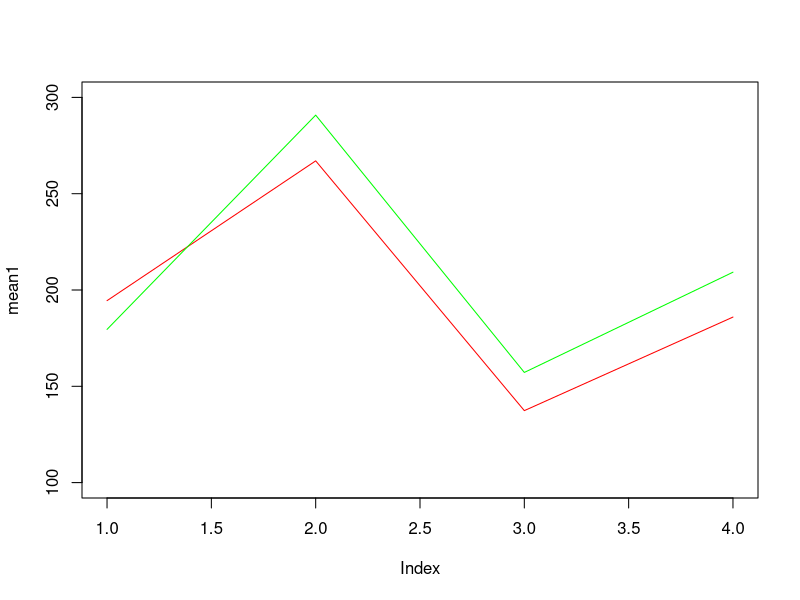

This chart was generated by the following R code: (Note: a time limit stopped this script after it produced the figure.)
data = read.csv("T5_5_FBEETLES.DAT", header=F, sep="")
colnames(data) = list("Number", "group", "y1", "y2", "y3", "y4")

cols = c("y1", "y2", "y3", "y4")
p = length(cols)
data1 = subset(data, group==1)[,cols]
data2 = subset(data, group==2)[,cols]
n1 = nrow(data1)
n2 = nrow(data2)
mean1 = colMeans(data1)
mean2 = colMeans(data2)
var1 = var(data1)
var2 = var(data2)
varpool = (var1 * (n1 - 1) + var2 * (n2 - 1)) / (n1 + n2 - 2)

# parallelism
data1_d = data1[, 2:p] - data1[, 1:p-1]
data2_d = data2[, 2:p] - data2[, 1:p-1]
p_d = p - 1
mean1_d = colMeans(data1_d)
mean2_d = colMeans(data2_d)
var1_d = var(data1_d)
var2_d = var(data2_d)
varpool_d = (var1_d * (n1 - 1) + var2_d * (n2 - 1)) / (n1 + n2 - 2)
t2_d = n1 * n2 / (n1 + n2) * (mean1_d - mean2_d) %*% solve(varpool_d) %*% (mean1_d - mean2_d)
f_d = (n1 + n2 - p_d - 1) / p_d / (n1 + n2 - 2) * t2_d
fcrit_d = qf(0.95, p_d, n1 + n2 - p_d - 1)
t2_d
f_d
fcrit_d
if (f_d < fcrit_d) {
    print("Cannot Rejcet Parallelism")
} else
    print("Rejcet Parallelism")

# same level
sum1 = sum(mean1)
sum2 = sum(mean2)
sumpool = sum(varpool)
t_sum = abs(sum1 - sum2) / sqrt(sumpool * (1 / n1 + 1 / n2))
fcrit_sum = qt(1 - 0.05 / 2, n1 + n2 - 2)
if (t_sum < fcrit_sum) {
    print("Cannot Rejcet Same level effect")
} else
    print("Rejcet Same level effect")

# equal response
mean_eq = (mean1 * n1 + mean2 * n2) / (n1 + n2)
mean_eq = tail(mean_eq, p - 1) - head(mean_eq, p - 1)
t2_eq = (n1 + n2) * mean_eq %*% solve(varpool_d) %*% mean_eq
f_eq = (n1 + n2 - p) / p_d / (n1 + n2 - 2) * t2_eq
fcrit_eq = qf(0.95, p_d, n1 + n2 - 2)
if (f_eq < fcrit_eq) {
    print("Cannot Rejcet Equal response effect")
} else
    print("Rejcet Equal response effect")

X11()
plot(mean1, type="l", col="red", ylim=c(100, 300))
lines(mean2, type="l", col="green")
while(names(dev.cur()) !='null device') Sys.sleep(1)
